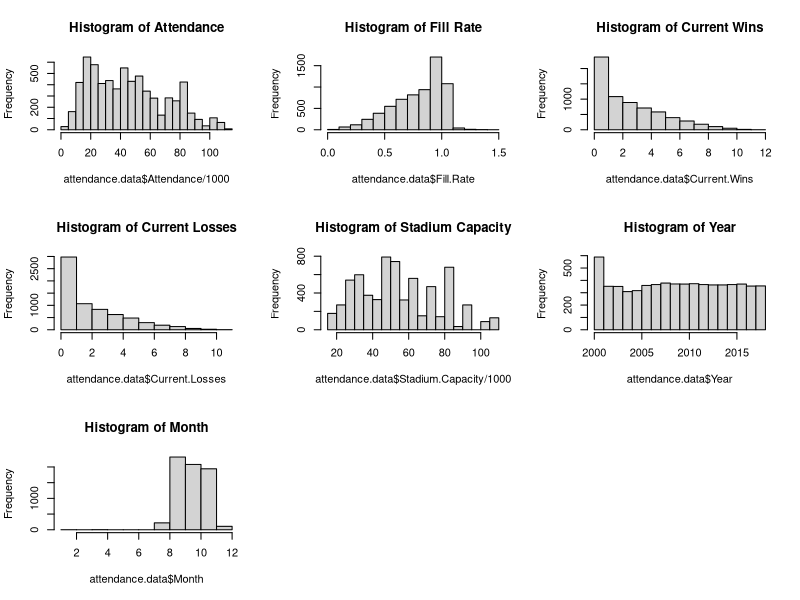
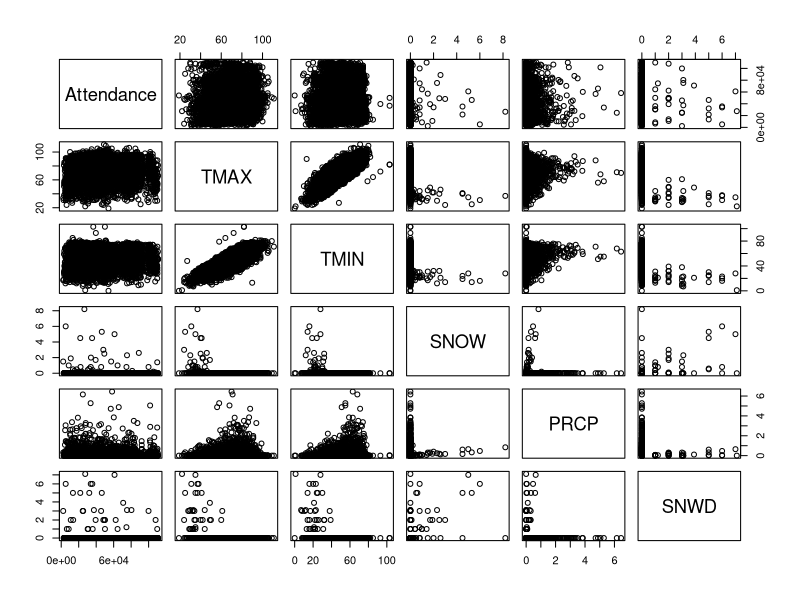
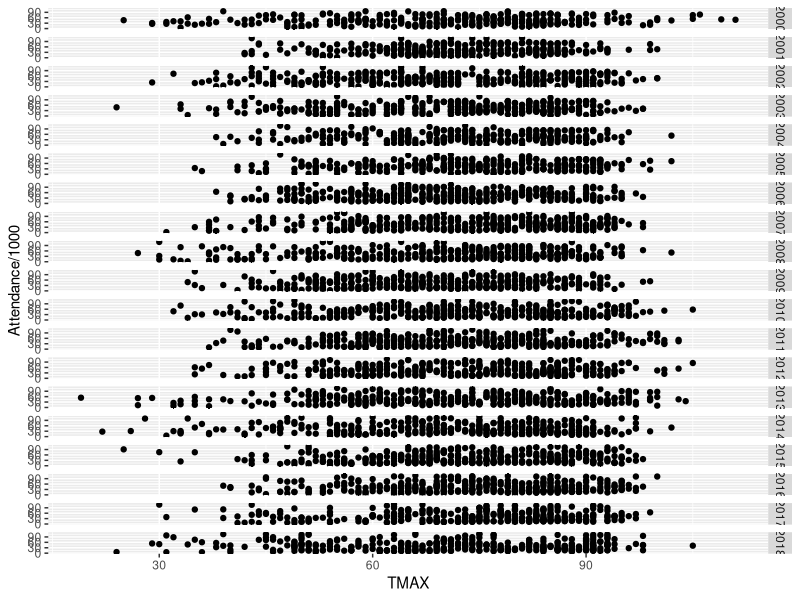
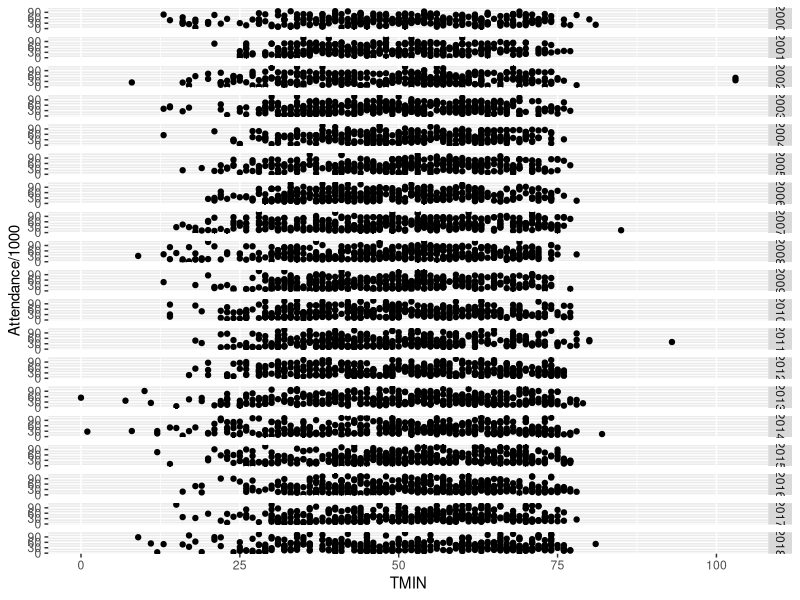
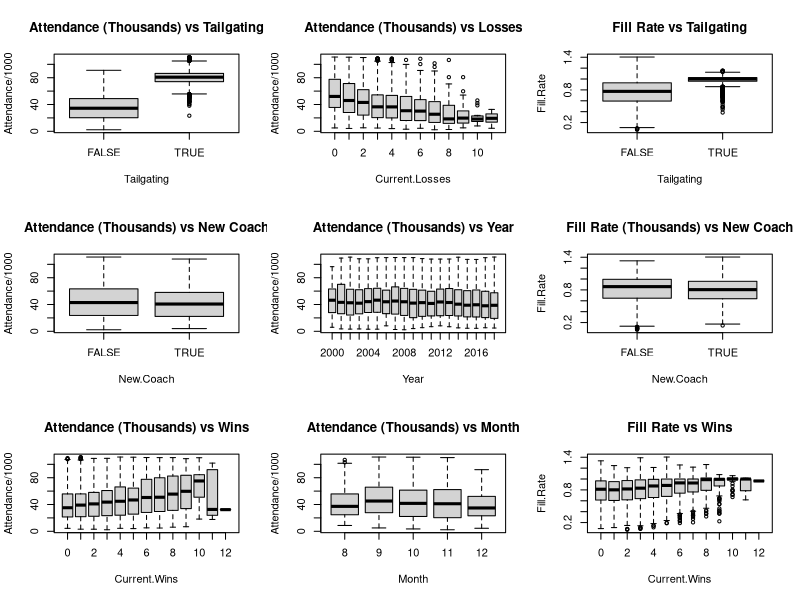
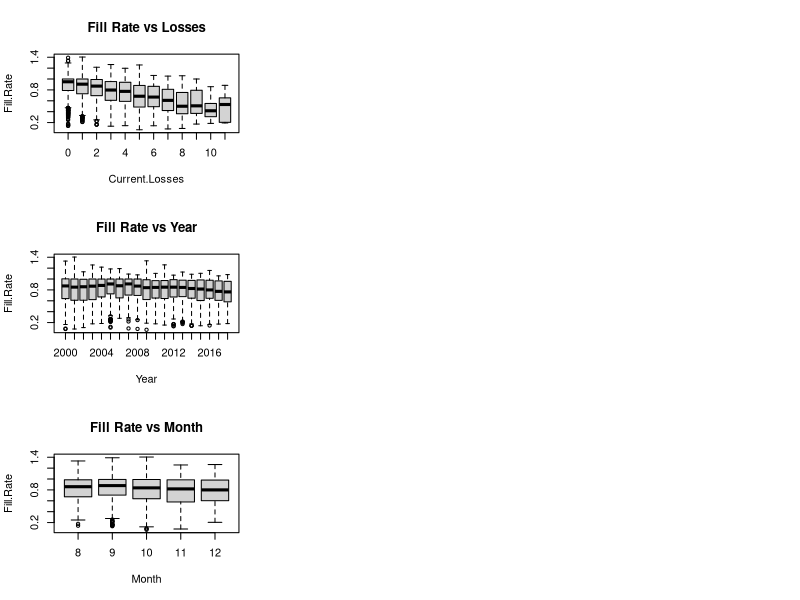

Recreate these plots in R, in order.
## ---- chunk 1
# General set-up for the report.
# I find this useful, but you may improve upon, ignore, or remove
#  (possibly at your own peril).
# Tasks accomplished:
# Don't print out code
# Save results so that code blocks aren't re-run unless code
# changes (cache), _or_ a relevant earlier code block changed (autodep),
# don't clutter R output with messages or warnings (message, warning)
library(MASS)
library(knitr)
library(tidyverse)
library(dplyr)
library(ggthemes)
library(gridExtra)
library(ggplot2)
opts_chunk$set(echo=FALSE,
               cache=TRUE, autodep=TRUE,
               message=FALSE, warning=FALSE)
# Turn off meaningless clutter in summary() output
options(show.signif.stars=FALSE)
## ---- chunk 2
attendance.data = read.csv("CFBeattendance.csv")
newtime = str_split(attendance.data$Time, ":")
## ---- chunk 3
quantile(attendance.data$Attendance, c(0.25, 0.5, 0.75), type = 1, na.rm = TRUE)
quantile(attendance.data$Stadium.Capacity, c(0.25, 0.5, 0.75), type = 1, na.rm = TRUE)
## ---- chunk 4
par(mfrow = c(3,3))
hist(attendance.data$Attendance/1000, breaks = 24,
     main = "Histogram of Attendance")
hist(attendance.data$Fill.Rate, main = "Histogram of Fill Rate")
hist(attendance.data$Current.Wins, main = "Histogram of Current Wins")
hist(attendance.data$Current.Losses, main = "Histogram of Current Losses")
hist(attendance.data$Stadium.Capacity/1000, main = "Histogram of Stadium Capacity")
hist(attendance.data$Year, main = "Histogram of Year")
hist(attendance.data$Month, main = "Histogram of Month")
## ---- chunk 5
attendance.data = attendance.data[-c(5436,5443,5450,5457, 4522, 4524, 4526, 4528, 4530, 4532),]
## ---- chunk 6
attendance.data[4424, 24] = 12

attendance.data$Conference[which(attendance.data$Team=="Oregon State")] = "Pac-12"

attendance.data$Conference[which(attendance.data$Team=="USC")] = "Pac-12"

rutgers = attendance.data[which(attendance.data$Team=="Rutgers"),]
yr = 2000
while(yr<2013){
        rutgers$Conference[which(rutgers$Year==yr)] = "Big East"
        yr = yr+1
}
attendance.data$Conference[which(attendance.data$Team=="Rutgers")] = rutgers$Conference

boston_college = attendance.data[which(attendance.data$Team=="Boston College"),]
yr = 2000
while(yr<2005){
        boston_college$Conference[which(boston_college$Year==yr)] = "Big East"
        yr = yr+1
}
attendance.data$Conference[which(attendance.data$Team=="Boston College")] = boston_college$Conference

smu = attendance.data[which(attendance.data$Team=="SMU"),]
yr = 2005
while(yr<2013){
        smu$Conference[which(smu$Year==yr)] = "CUSA"
        yr = yr+1
}
attendance.data$Conference[which(attendance.data$Team=="SMU")] = smu$Conference

south_alabama = attendance.data[which(attendance.data$Team=="South Alabama"),]
yr = 2013
while(yr<2019){
        south_alabama$Conference[which(south_alabama$Year==yr)] = "Sun Belt"
        yr = yr+1
}
attendance.data$Conference[which(attendance.data$Team=="South Alabama")] = south_alabama$Conference

west_virginia = attendance.data[which(attendance.data$Team=="West Virginia"),]
yr = 2000
while(yr<2012){
        west_virginia$Conference[which(west_virginia$Year==yr)] = "Big East"
        yr = yr+1
}
attendance.data$Conference[which(attendance.data$Team=="West Virginia")] = west_virginia$Conference

memphis = attendance.data[which(attendance.data$Team=="Memphis"),]
memphis$Conference[which(memphis$Year==2013)] = "AAC"
attendance.data$Conference[which(attendance.data$Team=="Memphis")] = memphis$Conference

mid_tennessee = attendance.data[which(attendance.data$Team=="Middle Tennessee"),]
mid_tennessee$Conference[which(mid_tennessee$Year==2001)] = "Sun Belt"
attendance.data$Conference[which(attendance.data$Team=="Middle Tennessee")] = mid_tennessee$Conference

byu = attendance.data[which(attendance.data$Team=="BYU"),]
byu$Conference[which(byu$Year==2011)] = "Independent"
attendance.data$Conference[which(attendance.data$Team=="BYU")] = byu$Conference

fiu = attendance.data[which(attendance.data$Team=="FIU"),]
yr = 2002
while(yr<2005){
        fiu$Conference[which(fiu$Year==yr)] = "FCS"
        yr = yr+1
}
attendance.data$Conference[which(attendance.data$Team=="FIU")] = fiu$Conference

georgia_st = attendance.data[which(attendance.data$Team=="Georgia State"),]
yr = 2011
while(yr<2013){
        georgia_st$Conference[which(georgia_st$Year==yr)] = "FCS"
        yr = yr+1
}
attendance.data$Conference[which(attendance.data$Team=="Georgia State")] = georgia_st$Conference
## ---- chunk 7
pairs(Attendance~TMAX+TMIN+SNOW+PRCP+SNWD, data=attendance.data) #weather
## ---- chunk 8
TemMax <- ggplot(attendance.data, aes(x=TMAX, y=Attendance/1000)) + geom_point()
TemMax + facet_grid(attendance.data$Year)
TemMin <- ggplot(attendance.data, aes(x=TMIN, y=Attendance/1000)) + geom_point()
TemMin + facet_grid(attendance.data$Year)
## ---- chunk 9

boxplot(Attendance/1000~Tailgating,data=attendance.data,
        main = "Attendance (Thousands) vs Tailgating")
boxplot(Attendance/1000~New.Coach,data=attendance.data,
        main = "Attendance (Thousands) vs New Coach")
boxplot(Attendance/1000~Current.Wins,data=attendance.data,
        main = "Attendance (Thousands) vs Wins")
boxplot(Attendance/1000~Current.Losses,data=attendance.data,
        main = "Attendance (Thousands) vs Losses")
boxplot(Attendance/1000~Year, notch=FALSE, varwidth=FALSE, data=attendance.data,
        main = "Attendance (Thousands) vs Year")
boxplot(Attendance/1000~Month,data=attendance.data,
        main = "Attendance (Thousands) vs Month")

boxplot(Fill.Rate~Tailgating,data=attendance.data,
        main = "Fill Rate vs Tailgating")
boxplot(Fill.Rate~New.Coach,data=attendance.data,
        main = "Fill Rate (Thousands) vs New Coach")
boxplot(Fill.Rate~Current.Wins,data=attendance.data,
        main = "Fill Rate vs Wins")
boxplot(Fill.Rate~Current.Losses,data=attendance.data,
        main = "Fill Rate vs Losses")
boxplot(Fill.Rate~Year, notch=FALSE, varwidth=FALSE, data=attendance.data,
        main = "Fill Rate vs Year")
boxplot(Fill.Rate~Month,data=attendance.data,
        main = "Fill Rate vs Month")
